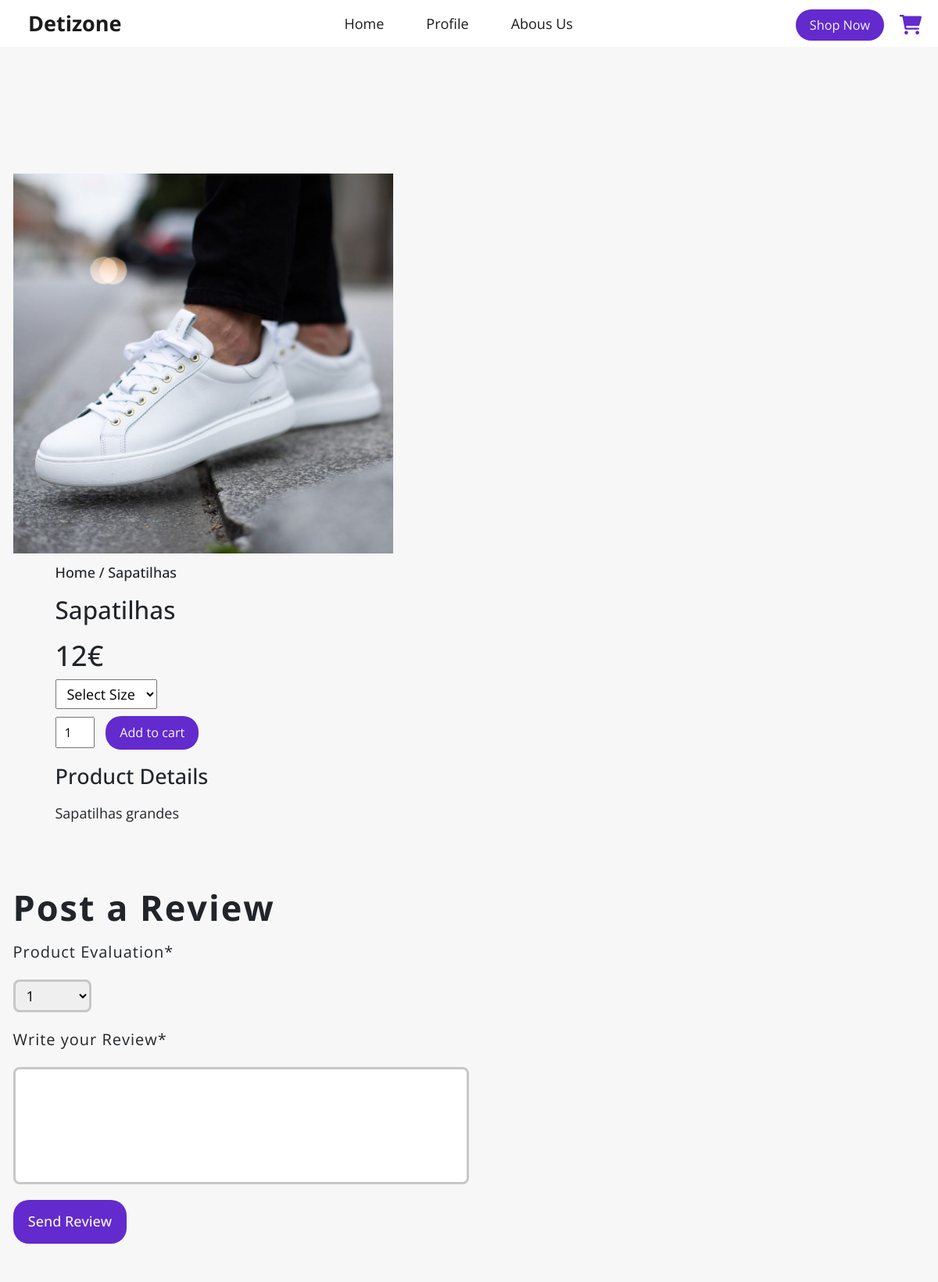
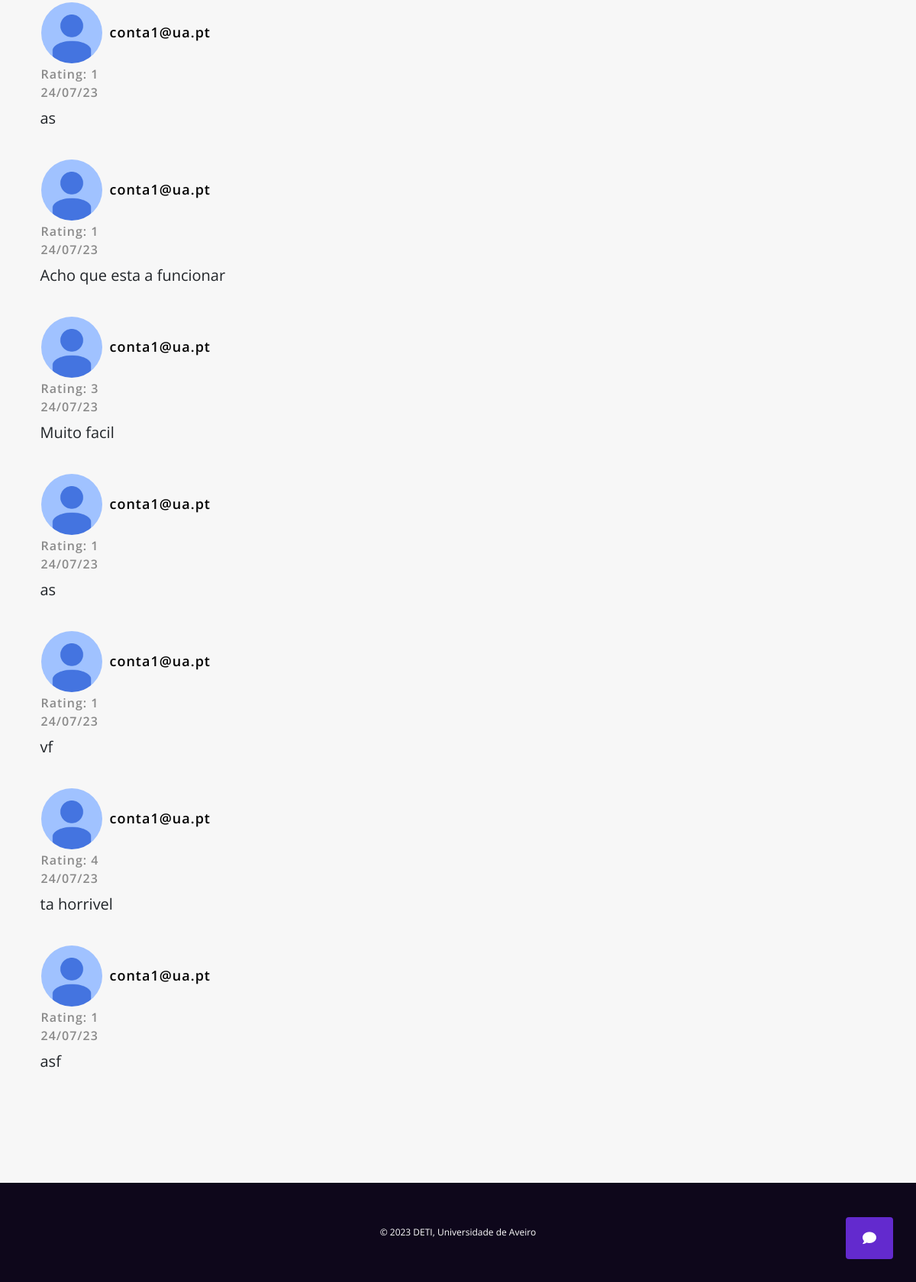
Page /product?value=Sapatilhas (signed in) on the committed database (2 pictures, top to bottom).
### tables this page shows
CREATE TABLE products ( 
        id INTEGER PRIMARY KEY AUTOINCREMENT,
        quantity TEXT NOT NULL,
        stock BOOLEAN,
        description TEXT NOT NULL,
        name TEXT NOT NULL,
        file_path VARCHAR(255) NOT NULL,
        price TEXT NOT NULL,
        categories TEXT NOT NULL
    );

CREATE TABLE reviews ( 
        id INTEGER PRIMARY KEY AUTOINCREMENT,
        email TEXT NOT NULL,
        ratings TEXT NOT NULL,
        review TEXT NOT NULL
    );

### website/views.py (the view)
@views.route('/product', methods=['GET', 'POST'])
def product():
    if request.method == 'POST':
        value = session['value']
        product = get_products_by_name(value)
        image_path = product[4].replace("website\\static\\", "").replace("\\", "/")
        email = session['user']['email']
        ratings = request.form['ratings']
        reviews = request.form['p-review']
        add_review(email, ratings, reviews)
        return render_template('product.html', session_user = email, reviews = get_review(), product=product, image_path=image_path)
    else:
        if('user' in session):
            try:
                value = request.args.get('value')
                product = get_products_by_name(value)
                image_path = product[4].replace("website\\static\\", "").replace("\\", "/")
                session['value'] = value
                email = session['user']['email']
                return render_template('product.html', session_user = email, reviews = get_review(), product=product, image_path=image_path)
            except TypeError:
                email = session['user']['email']
                product = get_products_by_name(value)
                return render_template('product.html', session_user = email, reviews = get_review(), product=product)
        else:
            return redirect(url_for('auth.login'))

### website/database.py (called while the page is built)
def get_review():
    with sqlite3.connect(db_path) as con:
        cur = con.cursor()
        cur.execute(f"""
            SELECT review, ratings FROM reviews
            """)
        review = cur.fetchall()
        return review

def get_products_by_name(name):
    with sqlite3.connect(db_path) as con:
        cur = con.cursor()
        cur.execute(f"""
            SELECT quantity, stock, description, name, file_path, price, categories FROM products
            WHERE name = '{name}';
            """)
        products = cur.fetchone()
        return products

### website/templates/product.html (shortened to what this page needs)
{% extends "base.html" %}
{% block head %}
<link rel="stylesheet" href="{{url_for('static', filename='css/product.css')}}">
{% endblock %}
{% block body %}
<section class="container product my-5 pt-5">
    <div class="row mt-5">
        <div class="col-lg-5 col-md-12 col-12">
            <img class="img-fluid w-100 pb-1" src="{{url_for('static',filename=image_path)}}" id="MainImage" alt="test">
        </div>
        <div class="col-lg-6 mx-5 mt-2 col-md-12 col-12">
            <h6>Home / {{product[6]}}</h6>
            <h3 class="py-2">{{product[3]}}</h3>
            <h2> {{product[5]}}€ </h2>
            <select class="my-2">
                <option>Select Size</option>
            </select>
            <form method="POST" action="/add_cart">
                <input type="number" value="1" min="1" max="{{product[0]}}" name="quantity">
                <button class="action_btn">Add to cart</button>
            </form>
            <h4 class="mt-3 mb-3">Product Details</h4>
            <span>{{product[2]}}</span>
        </div>
        <section class="wrapper">
            <div class="review-container">
                <h1>Post a Review</h1>
                <form class="post-review" method="POST" action="/product">
                    <label for="evaluation">Product Evaluation*</label>
                    <select id="ratings" name="ratings">
                        <option value="1">1</option>
                    </select>
                    <label for="product-review">Write your Review*</label>
                    <textarea id="p-review" name="p-review"></textarea>
                    <button id="review-button" class="action_btn">Send Review</button>
                </form>
                <div class="reviews">
                    {% for review in reviews %}
                    <div class="review">
                        <ul class="userID">
                            <li><img src="{{url_for('static',filename='images/default.png')}}" alt="Avatar"/></li>
                            <li>{{session_user}}</li>
                        </ul>
                        <ul>
                            <li>Rating: {{review[0]}}</li>
                            <li>24/07/23</li>
                        </ul>
                        <p class="rtext">{{review[1]}}</p>
                    </div>
                    {% endfor %}
                </div>
            </div>
        </section>
    </div>
</section>
{% endblock %}

### website/static/css/product.css (style rules this page uses)
* { font-family: 'Open Sans', sans-serif; font-size: 18px; }
.product select { display: block; padding: 5px 10px; }
.product input { width: 50px; height: 40px; padding-left: 10px; font-size: 16px; margin-right: 10px; }
.review-container { width: 100%; margin-top: 80px; }
.review-container h1 { font-family: 'Open Sans', sans-serif; font-weight: 700; font-size: 2.5rem; letter-spacing: 2px; }
.review-container .post-review { display: flex; flex-direction: column; width: 50%; row-gap: 20px; margin-top: 15px; }
.review-container .post-review label { font-size: 20px; letter-spacing: 1px; }
.review-container .post-review select { width: 100px; box-sizing: border-box; border: 3px solid rgb(199, 199, 199); border-radius: 8px; }
.review-container .post-review select option { font-size: 18px; }
.review-container .post-review textarea { width: 100%; height: 150px; padding: 12px 20px; box-sizing: border-box; border: 3px solid rgb(199, 199, 199); border-radius: 8px; resize: none; }
.review-container .post-review .action_btn { width: 25%; text-align: center; padding: 0.8rem 1rem; font-size: 18px; font-weight: 500; }
.review-container .reviews { display: flex; flex-direction: column; width: 80%; row-gap: 20px; margin-top: 15px; padding: 2rem; word-wrap: break-word; }
.review-container .reviews .review ul { margin: 0; padding: 1px; }
.review-container .reviews .review .userID { display: flex; flex-direction: row; align-items: center; column-gap: 10px; }
.review-container .reviews .review .userID li { color: rgb(0, 0, 0); font-size: 18px; }
.review-container .reviews .review img { border-radius: 50%; width: 80px; }
.review-container .reviews .review ul li { font-family: 'Open Sans', sans-serif; font-size: 16px; font-weight: 600; color: rgb(138, 138, 138); letter-spacing: 1px; }
.review-container .reviews .review p { font-family: 'Open Sans', sans-serif; font-size: 20px; margin-top: 6px; }

### website/static/css/base.css (style rules this page uses)
* { margin: 0; padding: 0; box-sizing: border-box; font-family: 'Open Sans', sans-serif; }
li { list-style: none; }
.col-r .action_btn, .action_btn { background-color: rgb(99, 42, 206); font-family: 'Open Sans', sans-serif !important; color: rgb(247,247,247); padding: 0.5rem 1rem; border: none; outline: none; border-radius: 20px; font-size: 0.9rem; cursor: pointer; transition: all 0.3s ease; }

### website/static/css/style.css (style rules this page uses)
.container { padding: 2rem 0; }

### rows in the picture
products: categories "Sapatilhas", name "Sapatilhas", price "12", description "Sapatilhas grandes"
reviews: email "conta1@ua.pt", review "1", ratings "as"
reviews: email "conta1@ua.pt", review "1", ratings "Acho que esta a funcionar"
reviews: email "conta1@ua.pt", review "3", ratings "Muito facil"
reviews: email "conta1@ua.pt", review "1", ratings "as"
reviews: email "conta1@ua.pt", review "1", ratings "vf"
reviews: session_user "conta1@ua.pt", review "4", ratings "ta horrivel"
reviews: email "conta1@ua.pt", review "1", ratings "asf"
